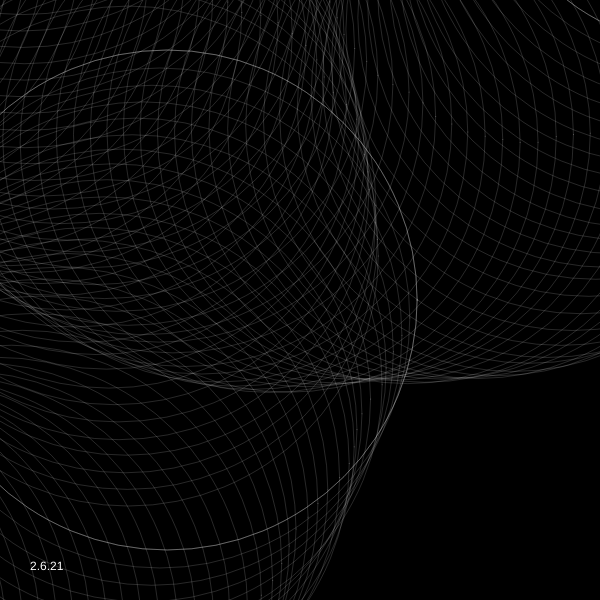
Frame 1 (no input)
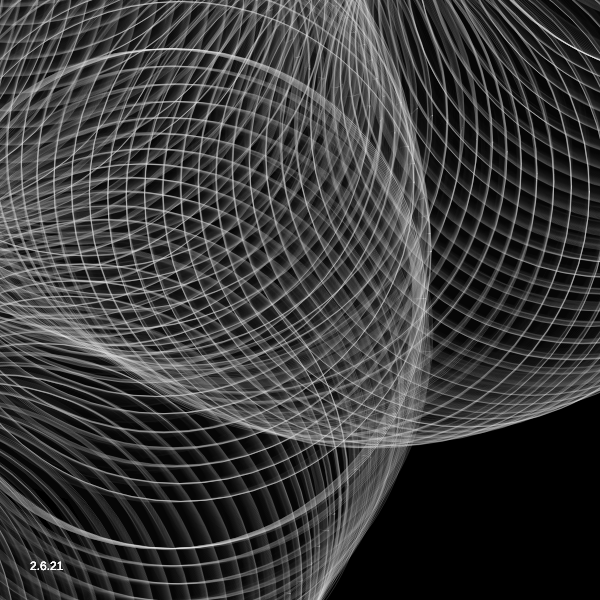
Frame 60 (no input)
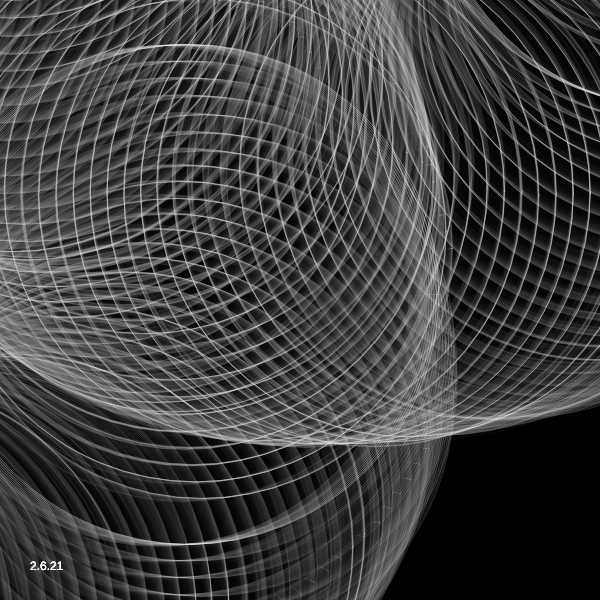
Frame 120 (the mouse pressed at the canvas centre since frame 60)

The p5.js sketch that drew these frames (run headless with seeded random() and noise() and a simulated clock; from frame 60 on, the mouse is pressed at the canvas centre):

// p5.js sketch
// ── sketch.js
var yoff = 0;
var xPos = -200;
var _hue = 100;
var yPos = 300;

/*
Inspo from larry larryson's color smoke sketch

Mods + code Nina Lutz 2021
*/

function setup () {
  w = 600;
    var canvas;
    if(windowWidth>=600 && windowHeight >=600){
      canvas = createCanvas(600, 600);
    }
    else{
      canvas = createCanvas(windowWidth, windowHeight - 100);
    }

    var x = (windowWidth - width) / 2;
    var y = (windowHeight - height) / 2;

    canvas.position(x, y);


    background(0);

  noFill();

  translate(windowWidth/2, windowHeight/2);
}

function draw() {
  background(0, 20)
  if(xPos<800)
  {
    bomb(300,xPos + 50*sin(frameCount*0.004), 250 + 50*cos(frameCount*0.004));
    bomb(300, 300 + 50*cos(frameCount*0.0002), xPos + 50*sin(frameCount*0.004));
    xPos+=0.3;    
  }
      fill(255);
      noStroke();
    text("2.6.21", 30, height-30)

}

function bomb(r,x,y)  {
    stroke(255, 40)
  strokeWeight(1)
      noFill();
  push();
  translate(x,y);
  // beginShape();
  var xoff = 0;
  var xIN = 0;
  var yIN = 0;
  for(var a = 0; a<TWO_PI; a+=0.05) {
    var offset = map(noise(xoff,yoff),0,1,0,100);
    var _r = r + offset;
    var _x = _r * cos(a);
    var _y = _r * sin(a);
    
    if(a==0){
      xIN = _x;
      yIN = _y;
    }
    else if(a>TWO_PI-0.1)
    {
      _x = xIN;
      _y = yIN;
    }
    // vertex(_x,_y);
    
    ellipse(_x, _y, 500, 500);
    xoff += 0.1;
  }
  yoff += 0.01;
  // endShape();
  pop();
}
